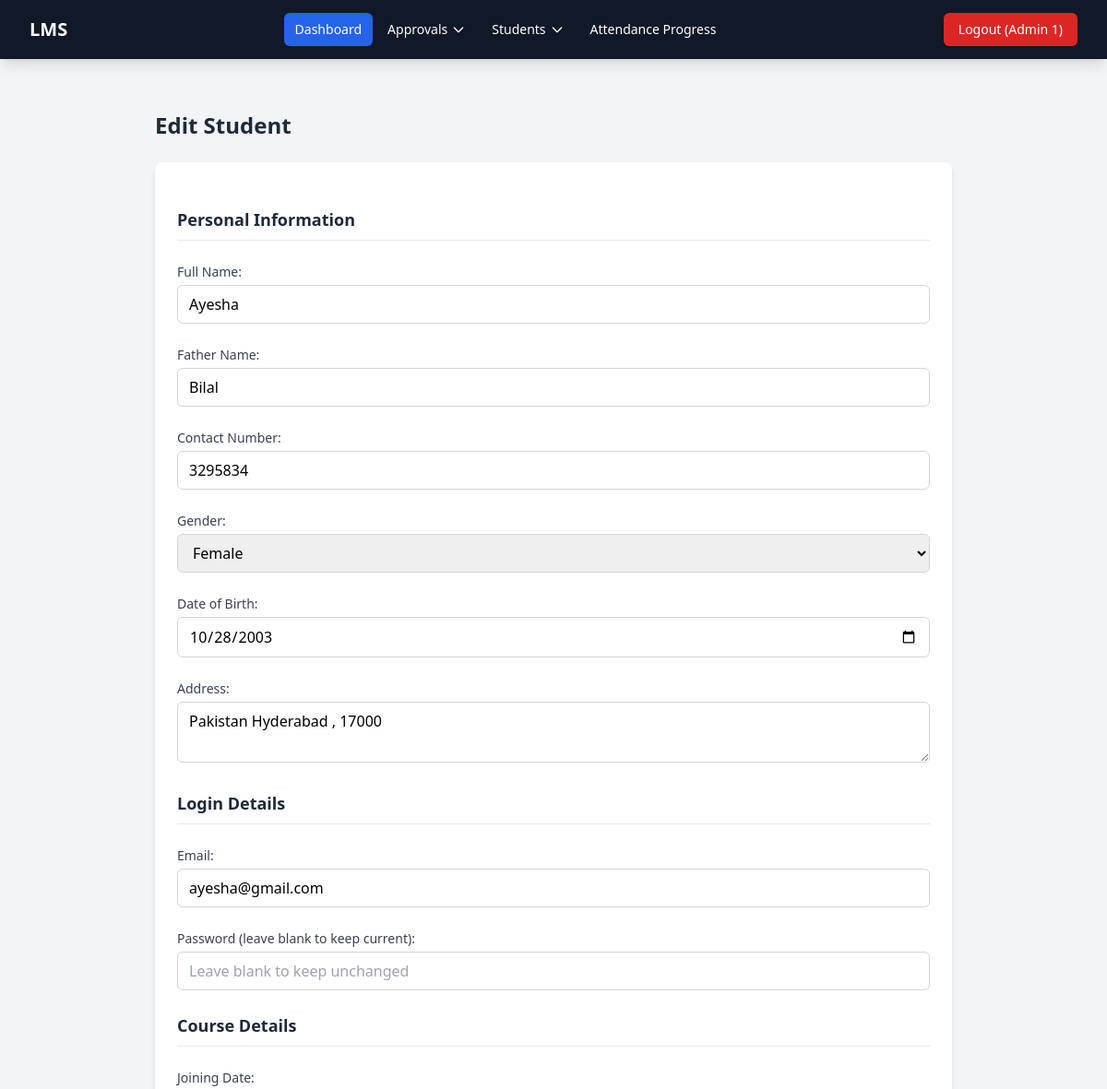
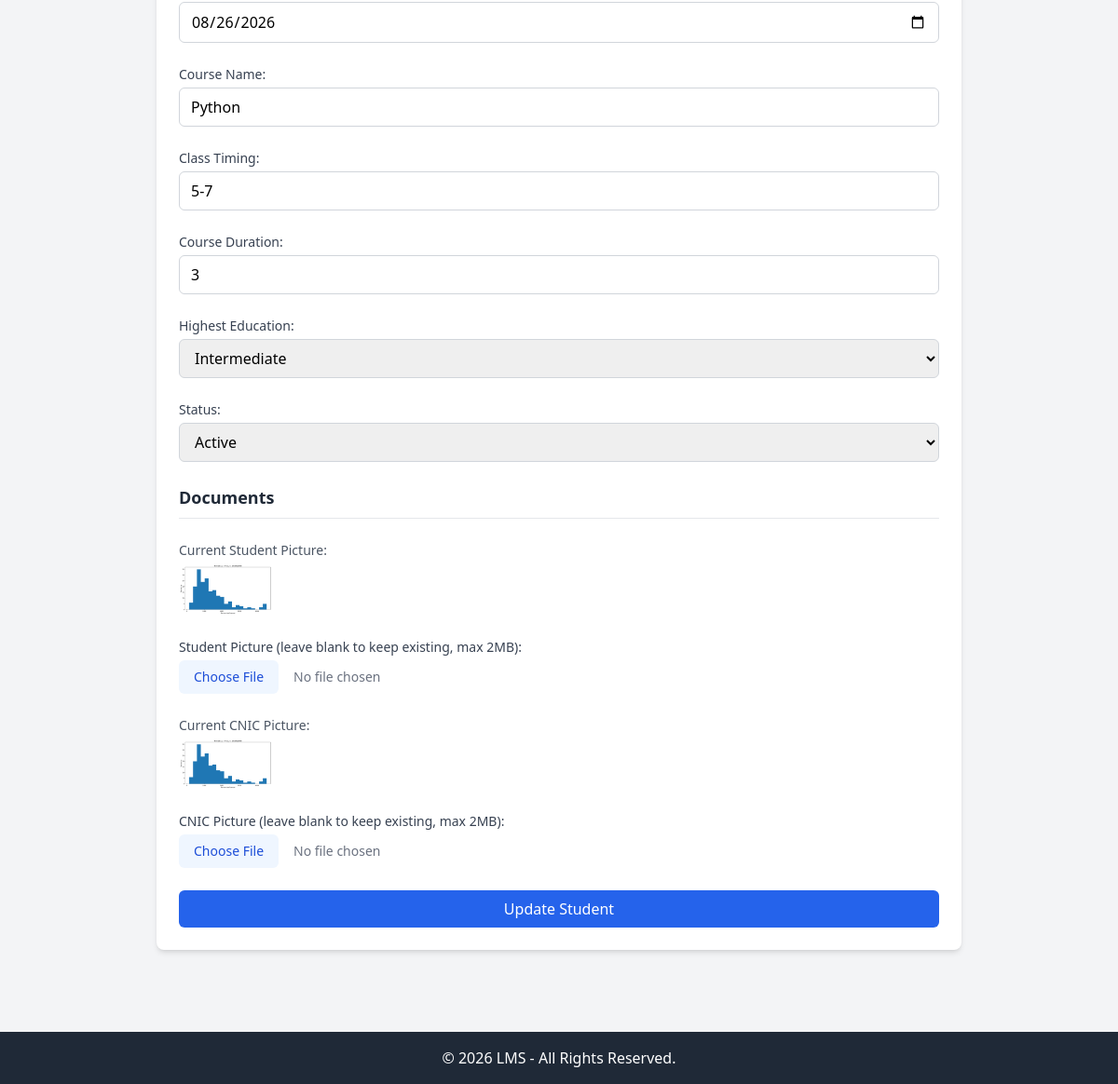
The app's page /admin/controller/student/edit.php?id=7 (signed in) with its own data (2 pictures, top to bottom).
### tables this page shows
CREATE TABLE `students` (
  `id` int(11) NOT NULL,
  `student_id` varchar(20) NOT NULL,
  `full_name` varchar(100) NOT NULL,
  `father_name` varchar(100) NOT NULL,
  `contact_number` varchar(20) NOT NULL,
  `gender` enum('male','female','other') NOT NULL,
  `dob` date NOT NULL,
  `address` text NOT NULL,
  `email` varchar(100) NOT NULL,
  `password` varchar(255) NOT NULL,
  `joining_date` date NOT NULL,
  `course_name` varchar(100) NOT NULL,
  `class_timing` varchar(100) NOT NULL,
  `course_duration` varchar(50) NOT NULL,
  `student_pic` varchar(255) DEFAULT NULL,
  `cnic_pic` varchar(255) DEFAULT NULL,
  `highest_education` enum('intermediate','undergraduate','postgraduate','matric') NOT NULL,
  `status` enum('pending','process','active') NOT NULL DEFAULT 'pending',
  `teacher_id` int(11) DEFAULT NULL,
  `created_at` timestamp NOT NULL DEFAULT current_timestamp()
);

### admin/controller/student/edit.php (called while the page is built, shortened)
<?php
$student_db_id = intval($_GET['id']);
$stmt = $conn->prepare("SELECT * FROM students WHERE id = ?");
$stmt->bind_param("i", $student_db_id);
$stmt->execute();
$result = $stmt->get_result();
$student = $result->fetch_assoc();
$old = $student;
include BASE_PATH . 'admin/view/student/edit.php';
?>

### admin/view/student/edit.php (the view, shortened to what this page needs)
<div class="max-w-4xl mx-auto px-4 py-8">
    <h1 class="text-2xl font-bold text-gray-800 mb-6">Edit Student</h1>
    <form method="POST" action="<?php echo BASE_URL; ?>/admin/controller/student/edit.php?id=<?php echo $student['id']; ?>" enctype="multipart/form-data" class="space-y-6 bg-white shadow-md rounded-lg p-6">
        <h3 class="text-lg font-semibold text-gray-800 border-b pb-2">Personal Information</h3>
        <div>
            <label class="block text-sm font-medium text-gray-700 mb-1">Full Name:</label>
            <input type="text" name="full_name" value="<?php echo htmlspecialchars($old['full_name'] ?? ''); ?>" required
                   class="w-full border border-gray-300 rounded-md px-3 py-2 focus:outline-none focus:ring-2 focus:ring-blue-500">
        </div>
        <div>
            <label class="block text-sm font-medium text-gray-700 mb-1">Father Name:</label>
            <input type="text" name="father_name" value="<?php echo htmlspecialchars($old['father_name'] ?? ''); ?>" required
                   class="w-full border border-gray-300 rounded-md px-3 py-2 focus:outline-none focus:ring-2 focus:ring-blue-500">
        </div>
        <div>
            <label class="block text-sm font-medium text-gray-700 mb-1">Contact Number:</label>
            <input type="text" name="contact_number" value="<?php echo htmlspecialchars($old['contact_number'] ?? ''); ?>" required
                   class="w-full border border-gray-300 rounded-md px-3 py-2 focus:outline-none focus:ring-2 focus:ring-blue-500">
        </div>
        <div>
            <label class="block text-sm font-medium text-gray-700 mb-1">Gender:</label>
            <select name="gender" required
                    class="w-full border border-gray-300 rounded-md px-3 py-2 focus:outline-none focus:ring-2 focus:ring-blue-500">
                <option value="female" <?php echo (isset($old['gender']) && $old['gender'] === 'female') ? 'selected' : ''; ?>>Female</option>
            </select>
        </div>
        <div>
            <label class="block text-sm font-medium text-gray-700 mb-1">Date of Birth:</label>
            <input type="date" name="dob" value="<?php echo htmlspecialchars($old['dob'] ?? ''); ?>" required
                   class="w-full border border-gray-300 rounded-md px-3 py-2 focus:outline-none focus:ring-2 focus:ring-blue-500">
        </div>
        <div>
            <label class="block text-sm font-medium text-gray-700 mb-1">Address:</label>
            <textarea name="address" required
                      class="w-full border border-gray-300 rounded-md px-3 py-2 focus:outline-none focus:ring-2 focus:ring-blue-500"><?php echo htmlspecialchars($old['address'] ?? ''); ?></textarea>
        </div>
        <h3 class="text-lg font-semibold text-gray-800 border-b pb-2">Login Details</h3>
        <div>
            <label class="block text-sm font-medium text-gray-700 mb-1">Email:</label>
            <input type="email" name="email" value="<?php echo htmlspecialchars($old['email'] ?? ''); ?>" required
                   class="w-full border border-gray-300 rounded-md px-3 py-2 focus:outline-none focus:ring-2 focus:ring-blue-500">
        </div>
        <div>
            <label class="block text-sm font-medium text-gray-700 mb-1">Password (leave blank to keep current):</label>
            <input type="password" name="password" placeholder="Leave blank to keep unchanged"
                   class="w-full border border-gray-300 rounded-md px-3 py-2 focus:outline-none focus:ring-2 focus:ring-blue-500">
        </div>
        <h3 class="text-lg font-semibold text-gray-800 border-b pb-2">Course Details</h3>
        <div>
            <label class="block text-sm font-medium text-gray-700 mb-1">Joining Date:</label>
            <input type="date" name="joining_date" value="<?php echo htmlspecialchars($old['joining_date'] ?? ''); ?>" required
                   class="w-full border border-gray-300 rounded-md px-3 py-2 focus:outline-none focus:ring-2 focus:ring-blue-500">
        </div>
        <div>
            <label class="block text-sm font-medium text-gray-700 mb-1">Course Name:</label>
            <input type="text" name="course_name" value="<?php echo htmlspecialchars($old['course_name'] ?? ''); ?>" required
                   class="w-full border border-gray-300 rounded-md px-3 py-2 focus:outline-none focus:ring-2 focus:ring-blue-500">
        </div>
        <div>
            <label class="block text-sm font-medium text-gray-700 mb-1">Class Timing:</label>
            <input type="text" name="class_timing" value="<?php echo htmlspecialchars($old['class_timing'] ?? ''); ?>" required
                   class="w-full border border-gray-300 rounded-md px-3 py-2 focus:outline-none focus:ring-2 focus:ring-blue-500">
        </div>
        <div>
            <label class="block text-sm font-medium text-gray-700 mb-1">Course Duration:</label>
            <input type="text" name="course_duration" value="<?php echo htmlspecialchars($old['course_duration'] ?? ''); ?>" required
                   class="w-full border border-gray-300 rounded-md px-3 py-2 focus:outline-none focus:ring-2 focus:ring-blue-500">
        </div>
        <div>
            <label class="block text-sm font-medium text-gray-700 mb-1">Highest Education:</label>
            <select name="highest_education" required
                    class="w-full border border-gray-300 rounded-md px-3 py-2 focus:outline-none focus:ring-2 focus:ring-blue-500">
                <option value="intermediate"   <?php echo (isset($old['highest_education']) && $old['highest_education'] === 'intermediate') ? 'selected' : ''; ?>>Intermediate</option>
            </select>
        </div>
        <div>
            <label class="block text-sm font-medium text-gray-700 mb-1">Status:</label>
            <select name="status" required
                    class="w-full border border-gray-300 rounded-md px-3 py-2 focus:outline-none focus:ring-2 focus:ring-blue-500">
                <option value="active"  <?php echo ($old['status'] === 'active') ? 'selected' : ''; ?>>Active</option>
            </select>
        </div>
        <h3 class="text-lg font-semibold text-gray-800 border-b pb-2">Documents</h3>
        <?php if (!empty($student['student_pic'])): ?>
            <div class="mb-2">
                <p class="text-sm text-gray-600">Current Student Picture:</p>
                <img src="<?php echo BASE_URL; ?>/assets/uploads/students/<?php echo $student['student_pic']; ?>" width="100" class="rounded-md mt-1">
            </div>
        <?php endif; ?>
        <div>
            <label class="block text-sm font-medium text-gray-700 mb-1">Student Picture (leave blank to keep existing, max 2MB):</label>
            <input type="file" name="student_pic" accept="image/*"
                   class="w-full text-sm text-gray-500 file:mr-4 file:py-2 file:px-4 file:rounded-md file:border-0 file:text-sm file:font-medium file:bg-blue-50 file:text-blue-700 hover:file:bg-blue-100">
        </div>
        <?php if (!empty($student['cnic_pic'])): ?>
            <div class="mb-2">
                <p class="text-sm text-gray-600">Current CNIC Picture:</p>
                <img src="<?php echo BASE_URL; ?>/assets/uploads/students/<?php echo $student['cnic_pic']; ?>" width="100" class="rounded-md mt-1">
            </div>
        <?php endif; ?>
        <div>
            <label class="block text-sm font-medium text-gray-700 mb-1">CNIC Picture (leave blank to keep existing, max 2MB):</label>
            <input type="file" name="cnic_pic" accept="image/*"
                   class="w-full text-sm text-gray-500 file:mr-4 file:py-2 file:px-4 file:rounded-md file:border-0 file:text-sm file:font-medium file:bg-blue-50 file:text-blue-700 hover:file:bg-blue-100">
        </div>
        <button type="submit" class="w-full bg-blue-600 hover:bg-blue-700 text-white font-medium py-2 px-4 rounded-md transition-colors">
            Update Student
        </button>
    </form>
</div>

### records on screen
students: full_name "Ayesha", father_name "Bilal", contact_number "3295834", gender "Female", dob "10/28/2003", address "Pakistan Hyderabad , 17000", email "ayesha@gmail.com", joining_date "08/26/2026", course_name "Python", class_timing "5-7", course_duration "3", highest_education "Intermediate", status "Active", student_pic (picture), cnic_pic (picture)

### other values on screen
$user_name "Admin 1"
